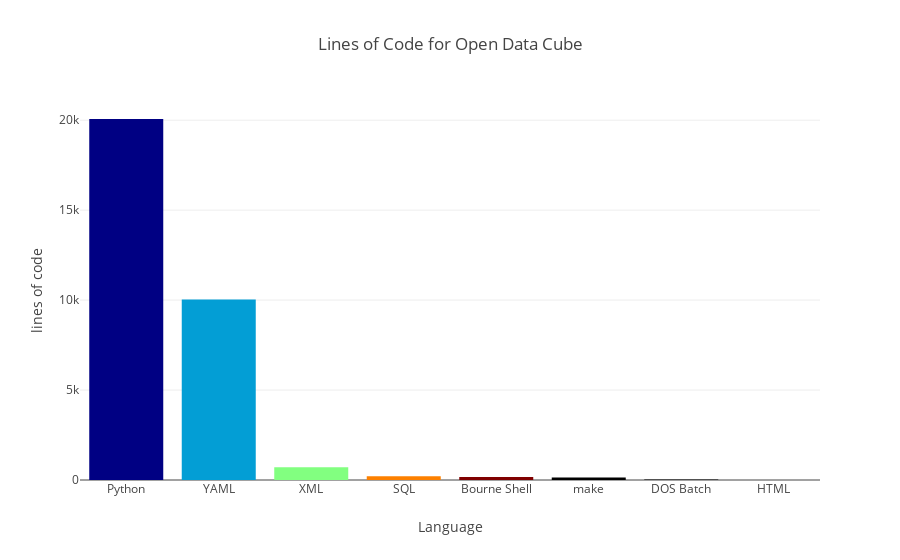

Notebook cell for this chart:
### Code cell
import numpy as np
import plotly.graph_objs as go
import plotly.offline as py

py.init_notebook_mode(connected=True)



cmax=10
cmin=5
color_s = np.linspace(cmin, cmax, 5)

data = [
    go.Bar(
        x=my_col.language,          
        y=my_col['code'],
        marker=dict(
            colorscale='Jet',
            color=color_s,
        ),
    )
]

layout = {
    'title': 'Lines of Code for Open Data Cube',
    'xaxis': {'title': 'Language'},
    'yaxis': {'title': "lines of code"}
}

fig = go.Figure(data=data, layout=layout)
py.iplot(fig, show_link=False)

### Figure 1 — Plotly figure (JSON) as saved in the notebook; plotly's stock layout.template omitted (floating-point values rounded to 4 significant figures)
{"data": [{"marker": {"color": [5, 6.25, 7.5, 8.75, 10], "colorscale": "Jet"}, "type": "bar", "uid": "079fb35a-d6f3-11e8-bffc-52540069414d", "x": ["Python", "YAML", "XML", "SQL", "Bourne Shell", "make", "DOS Batch", "HTML"], "y": [20066, 10028, 704, 203, 173, 145, 32, 6]}], "layout": {"title": "Lines of Code for Open Data Cube", "xaxis": {"title": "Language"}, "yaxis": {"title": "lines of code"}}}
